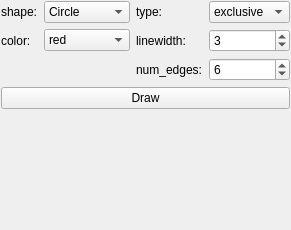
           <widget class="QWidget" name="tab_2">
            <attribute name="title">
             <string>Draw</string>
            </attribute>
            <layout class="QGridLayout" name="gridLayout_23">
             <property name="leftMargin">
              <number>1</number>
             </property>
             <property name="topMargin">
              <number>1</number>
             </property>
             <property name="rightMargin">
              <number>1</number>
             </property>
             <property name="bottomMargin">
              <number>1</number>
             </property>
             <item row="1" column="0">
              <spacer name="verticalSpacer">
               <property name="orientation">
                <enum>Qt::Orientation::Vertical</enum>
               </property>
               <property name="sizeHint" stdset="0">
                <size>
                 <width>20</width>
                 <height>120</height>
                </size>
               </property>
              </spacer>
             </item>
             <item row="0" column="0">
              <layout class="QGridLayout" name="gridLayout_8">
               <item row="1" column="0">
                <widget class="QLabel" name="label_14">
                 <property name="sizePolicy">
                  <sizepolicy hsizetype="Minimum" vsizetype="Preferred">
                   <horstretch>0</horstretch>
                   <verstretch>0</verstretch>
                  </sizepolicy>
                 </property>
                 <property name="text">
                  <string>color:</string>
                 </property>
                </widget>
               </item>
               <item row="1" column="2">
                <widget class="QLabel" name="label_8">
                 <property name="sizePolicy">
                  <sizepolicy hsizetype="Minimum" vsizetype="Preferred">
                   <horstretch>0</horstretch>
                   <verstretch>0</verstretch>
                  </sizepolicy>
                 </property>
                 <property name="text">
                  <string>linewidth:</string>
                 </property>
                </widget>
               </item>
               <item row="1" column="3">
                <widget class="QSpinBox" name="plot_width">
                 <property name="specialValueText">
                  <string extracomment="linewidth"/>
                 </property>
                 <property name="minimum">
                  <number>1</number>
                 </property>
                 <property name="value">
                  <number>3</number>
                 </property>
                </widget>
               </item>
               <item row="0" column="2">
                <widget class="QLabel" name="label_22">
                 <property name="text">
                  <string>type:</string>
                 </property>
                </widget>
               </item>
               <item row="0" column="1">
                <widget class="QComboBox" name="cb_selector_type">
                 <item>
                  <property name="text">
                   <string>Circle</string>
                  </property>
                 </item>
                 <item>
                  <property name="text">
                   <string>Polygon</string>
                  </property>
                 </item>
                 <item>
                  <property name="text">
                   <string>Ellipse</string>
                  </property>
                 </item>
                 <item>
                  <property name="text">
                   <string>Rectangle</string>
                  </property>
                 </item>
                </widget>
               </item>
               <item row="0" column="3">
                <widget class="QComboBox" name="cb_selector_mode">
                 <item>
                  <property name="text">
                   <string>exclusive</string>
                  </property>
                 </item>
                 <item>
                  <property name="text">
                   <string>inclusive</string>
                  </property>
                 </item>
                </widget>
               </item>
               <item row="0" column="0">
                <widget class="QLabel" name="label_23">
                 <property name="text">
                  <string>shape:</string>
                 </property>
                </widget>
               </item>
               <item row="1" column="1">
                <widget class="QComboBox" name="cb_selector_color">
                 <item>
                  <property name="text">
                   <string>red</string>
                  </property>
                 </item>
                 <item>
                  <property name="text">
                   <string>green</string>
                  </property>
                 </item>
                 <item>
                  <property name="text">
                   <string>yellow</string>
                  </property>
                 </item>
                 <item>
                  <property name="text">
                   <string>blue</string>
                  </property>
                 </item>
                 <item>
                  <property name="text">
                   <string>cyan</string>
                  </property>
                 </item>
                 <item>
                  <property name="text">
                   <string>magenta</string>
                  </property>
                 </item>
                 <item>
                  <property name="text">
                   <string>black</string>
                  </property>
                 </item>
                 <item>
                  <property name="text">
                   <string>white</string>
                  </property>
                 </item>
                </widget>
               </item>
               <item row="2" column="2">
                <widget class="QLabel" name="label_39">
                 <property name="text">
                  <string>num_edges:</string>
                 </property>
                </widget>
               </item>
               <item row="2" column="3">
                <widget class="QSpinBox" name="spinBox_num_edges">
                 <property name="minimum">
                  <number>3</number>
                 </property>
                 <property name="maximum">
                  <number>12</number>
                 </property>
                 <property name="value">
                  <number>6</number>
                 </property>
                </widget>
               </item>
               <item row="3" column="0" colspan="4">
                <widget class="QPushButton" name="btn_mask_draw_add">
                 <property name="text">
                  <string>Draw</string>
                 </property>
                </widget>
               </item>
              </layout>
             </item>
            </layout>
           </widget>
